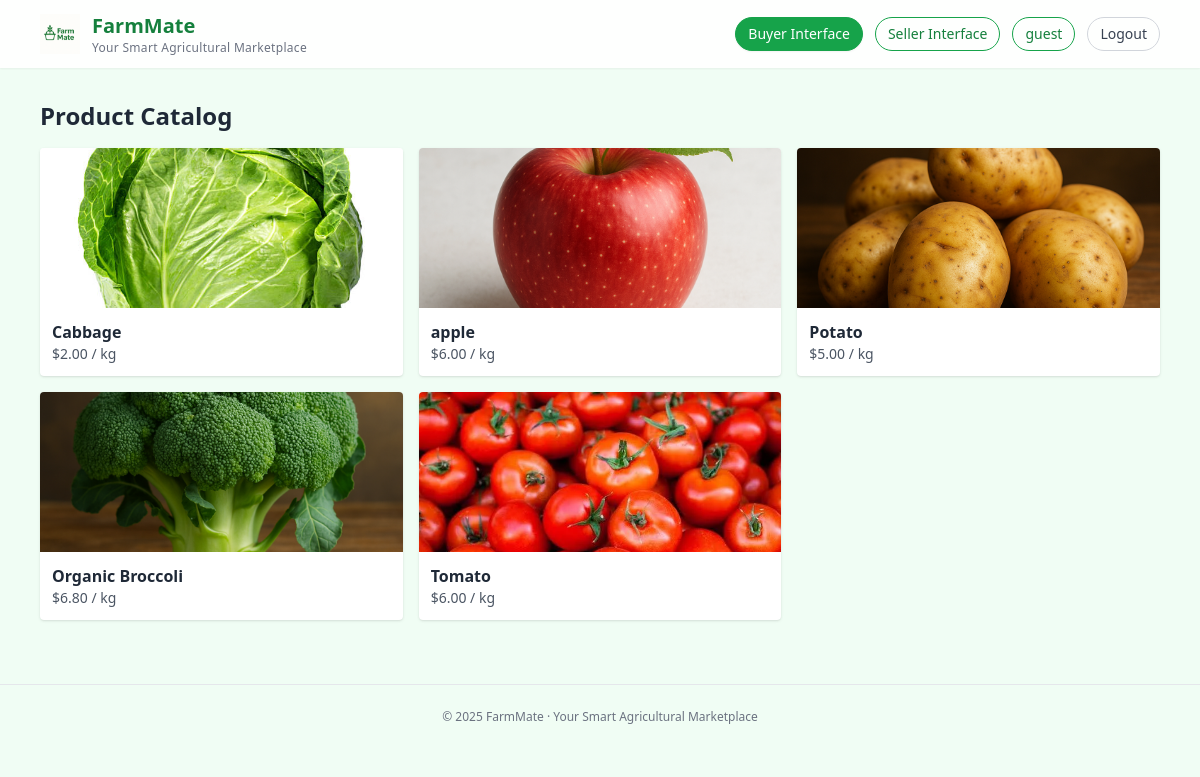
The page /buy/ (signed in) on the database its author committed.
### accounts/models.py (models this page shows, shortened)
class User(AbstractUser):
    class Role(models.TextChoices):
        SELLER = "SELLER", "Seller"
        BUYER = "BUYER", "Buyer"
    role = models.CharField(max_length=10, choices=Role.choices, default=Role.BUYER)

### products/models.py (models this page shows, shortened)
class Product(models.Model):
    supplier = models.ForeignKey(SupplierProfile, on_delete=models.CASCADE, related_name="products")
    name = models.CharField(max_length=200)
    category = models.CharField(max_length=100, blank=True)
    unit = models.CharField(max_length=50, default="kg")
    stock = models.PositiveIntegerField(default=0)
    base_price = models.DecimalField(max_digits=10, decimal_places=2, default=0)
    ai_description_en = models.TextField(blank=True)
    ai_description_zh = models.TextField(blank=True)
    created_at = models.DateTimeField(auto_now_add=True)
    image = models.ImageField(upload_to="products/", blank=True, null=True)
    is_active = models.BooleanField(default=True, verbose_name="Active (listed)")
    purchase_link = models.URLField(blank=True, null=True, verbose_name="Purchase Link")
    class Meta:
        verbose_name = "Product"
        verbose_name_plural = "Products"
        ordering = ["-created_at", "id"]
        indexes = [
            models.Index(fields=["supplier"]),
            models.Index(fields=["name"]),
            models.Index(fields=["category"]),
            models.Index(fields=["is_active"]),
        ]

### products/views.py (the view)
# urls.py: path('buy/', buyer_catalog, name='buyer-catalog'),
def buyer_catalog(request):
    products = Product.objects.filter(is_active=True).order_by("-created_at")
    return render(request, "buyer/catalog.html", {"products": products})

### templates/buyer/catalog.html (shortened to what this page needs)
{% extends "_base.html" %}
{% block content %}
  <h2 class="text-2xl font-semibold mb-4">Product Catalog</h2>
  <div class="grid md:grid-cols-3 gap-4">
  {% for p in products %}
    <a href="/buy/products/{{ p.id }}/" class="block bg-white rounded shadow hover:shadow-md">
      {% if p.image %}
        <img src="{{ p.image.url }}" class="w-full h-40 object-cover rounded-t" alt="{{ p.name }}">
      {% endif %}
      <div class="p-3">
        <div class="font-semibold">{{ p.name }}</div>
        <div class="text-sm text-gray-600">${{ p.base_price }} / {{ p.unit }}</div>
      </div>
    </a>
  {% empty %}
    <p class="text-gray-500">No products available.</p>
  {% endfor %}
  </div>
{% endblock %}

### templates/_base.html (shortened to what this page needs)
<!doctype html>
<html lang="en">
<head>
  {% load static %}
  <script src="https://cdn.tailwindcss.com"></script>
</head>
<body class="bg-green-50 text-gray-800 font-sans">
  <header class="bg-white/90 backdrop-blur shadow-sm">
    <div class="max-w-6xl mx-auto px-4 py-3 flex items-center justify-between">
      <a href="/" class="flex items-center gap-3 group">
        <img src="{% static 'images/farmmate_logo.png' %}" alt="FarmMate Logo"
             class="h-10 w-auto transition-transform group-hover:scale-105">
        <div class="leading-tight">
          <span class="text-xl font-bold text-green-700">FarmMate</span>
          <span class="block text-xs text-gray-500 tracking-wide">
            Your Smart Agricultural Marketplace
          </span>
        </div>
      </a>
      {% with current=request.path %}
      <nav class="flex items-center gap-3 text-sm">
        <a href="{% url 'buyer-catalog' %}"
           class="px-3 py-1.5 rounded-full border border-green-600 text-green-700 hover:bg-green-50 transition
           {% if current|slice:':5' == '/buy/' %}bg-green-600 text-white border-green-600 shadow-sm{% endif %}">
          Buyer Interface
        </a>
        <a href="{% url 'seller-dashboard' %}"
           class="px-3 py-1.5 rounded-full border border-green-600 text-green-700 hover:bg-green-50 transition
           ">
          Seller Interface
        </a>
        {% if user.is_authenticated %}
          <a href="{% url 'seller-profile' %}"
             class="px-3 py-1.5 rounded-full border border-green-600 text-green-700 hover:bg-green-50 transition
             {% if current|slice:':16' == '/seller/profile/' %}bg-green-600 text-white border-green-600 shadow-sm{% endif %}">
            {{ user.username }}
          </a>
          <a href="{% url 'logout' %}"
             class="px-3 py-1.5 rounded-full border border-gray-300 text-gray-700 hover:bg-gray-100 transition">
            Logout
          </a>
        {% endif %}
      </nav>
      {% endwith %}
    </div>
  </header>
  <main class="max-w-6xl mx-auto px-4 py-8">
    {% block content %}{% endblock %}
  </main>
  <footer class="text-center text-xs text-gray-500 py-6 border-t border-gray-200 mt-8">
    <p>© 2025 FarmMate · Your Smart Agricultural Marketplace</p>
  </footer>
</body>
</html>

### rows shown on the page
User: username "guest"
Product: image (picture), name "Cabbage", base_price "2.00", unit "kg"
Product: image (picture), name "apple", base_price "6.00", unit "kg"
Product: image (picture), name "Potato", base_price "5.00", unit "kg"
Product: image (picture), name "Organic Broccoli", base_price "6.80", unit "kg"
Product: image (picture), name "Tomato", base_price "6.00", unit "kg"
